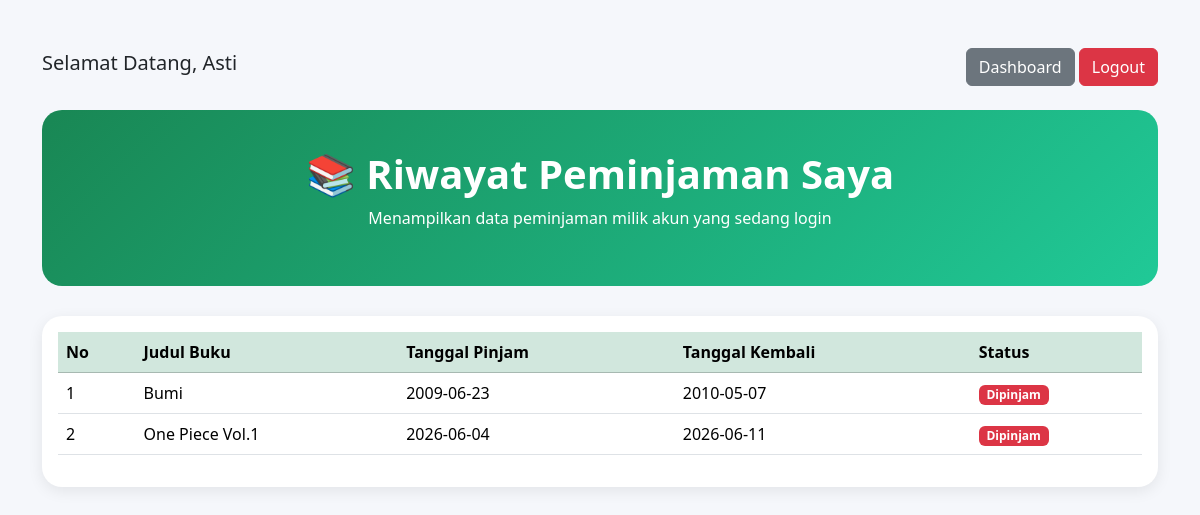
/riwayat.php (signed in), run on the app's committed database.
### tables this page shows
CREATE TABLE IF NOT EXISTS `peminjaman` (
  `id_peminjaman` int NOT NULL AUTO_INCREMENT,
  `id_anggota` int DEFAULT NULL,
  `id_buku` int DEFAULT NULL,
  `tanggal_pinjam` date DEFAULT NULL,
  `tanggal_kembali` date DEFAULT NULL,
  `status` varchar(20) DEFAULT NULL,
  PRIMARY KEY (`id_peminjaman`),
  KEY `id_anggota` (`id_anggota`),
  KEY `id_buku` (`id_buku`),
  CONSTRAINT `peminjaman_ibfk_1` FOREIGN KEY (`id_anggota`) REFERENCES `anggota` (`id_anggota`),
  CONSTRAINT `peminjaman_ibfk_2` FOREIGN KEY (`id_buku`) REFERENCES `buku` (`id_buku`)
);

CREATE TABLE IF NOT EXISTS `buku` (
  `id_buku` int NOT NULL AUTO_INCREMENT,
  `judul` varchar(150) NOT NULL,
  `penulis` varchar(100) DEFAULT NULL,
  `penerbit` varchar(100) DEFAULT NULL,
  `tahun_terbit` year DEFAULT NULL,
  `stok` int DEFAULT NULL,
  PRIMARY KEY (`id_buku`)
);

### riwayat.php (the view, shortened to what this page needs)
<?php
include 'koneksi.php';
$id_anggota = $_SESSION['id_anggota'];
$query = mysqli_query($conn,"
SELECT
    p.id_peminjaman,
    b.judul,
    p.tanggal_pinjam,
    p.tanggal_kembali,
    p.status
FROM peminjaman p
JOIN buku b
ON p.id_buku = b.id_buku
WHERE p.id_anggota = '$id_anggota'
ORDER BY p.id_peminjaman DESC
");
?>
<!DOCTYPE html>
<html lang="id">
<head>
<link href="https://cdn.jsdelivr.net/npm/bootstrap@5.3.3/dist/css/bootstrap.min.css" rel="stylesheet">
</head>
<body>
<div class="container py-5">
    <div class="d-flex justify-content-between align-items-center mb-4">
        <h5>
            Selamat Datang,
            <?= $_SESSION['nama']; ?>
        </h5>
        <div>
            <a href="index.php" class="btn btn-secondary">
                Dashboard
            </a>
            <a href="logout.php" class="btn btn-danger">
                Logout
            </a>
        </div>
    </div>
    <div class="hero text-center">
        <h1 class="fw-bold">
            📚 Riwayat Peminjaman Saya
        </h1>
        <p>
            Menampilkan data peminjaman milik akun yang sedang login
        </p>
    </div>
    <div class="card card-custom">
        <div class="card-body">
            <div class="table-responsive">
                <table class="table table-hover">
                    <thead class="table-success">
                    <tr>
                        <th>No</th>
                        <th>Judul Buku</th>
                        <th>Tanggal Pinjam</th>
                        <th>Tanggal Kembali</th>
                        <th>Status</th>
                    </tr>
                    </thead>
                    <tbody>
                    <?php
                    $no = 1;
                    while($data = mysqli_fetch_assoc($query)):
                    ?>
                    <tr>
                        <td><?= $no++; ?></td>
                        <td><?= $data['judul']; ?></td>
                        <td><?= $data['tanggal_pinjam']; ?></td>
                        <td><?= $data['tanggal_kembali']; ?></td>
                        <td>
                            <?php if($data['status']=="Dipinjam"): ?>
                                <span class="badge bg-danger">
                                    Dipinjam
                                </span>
                            <?php else: ?>
                                <span class="badge bg-success">
                                    Dikembalikan
                                </span>
                            <?php endif; ?>
                        </td>
                    </tr>
                    <?php endwhile; ?>
                    </tbody>
                </table>
            </div>
        </div>
    </div>
</div>
</body>
</html>

### riwayat.php (style rules this page uses)
body { background:#f5f7fb; }
.hero { background:linear-gradient(135deg,#198754,#20c997); color:white; padding:40px; border-radius:20px; margin-bottom:30px; }
.card-custom { border:none; border-radius:20px; box-shadow:0 4px 15px rgba(0,0,0,.08); }

### data on the page
peminjaman: id_buku.judul "Bumi", tanggal_pinjam "2009-06-23", tanggal_kembali "2010-05-07", status "Dipinjam"
peminjaman: id_buku.judul "One Piece Vol.1", tanggal_pinjam "2026-06-04", tanggal_kembali "2026-06-11", status "Dipinjam"

### other printed values
$_SESSION['nama'] "Asti"
